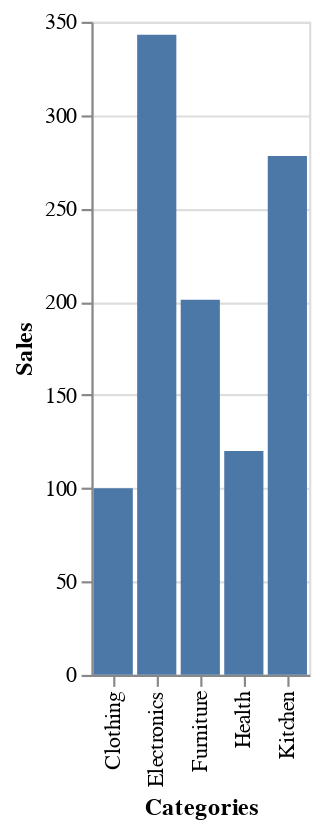

Notebook source saved alongside this figure:
### Code cell
alt.Chart(data).mark_bar().encode(
    x='Categories',
    y='Sales',
)

### Figure 1 — Vega-Lite specification as saved in the notebook (floating-point values rounded to 4 significant figures)
{"config": {"view": {"continuousWidth": 300, "continuousHeight": 300}}, "data": {"name": "data-6a30dbb622943c49d81d242a3cf3469c"}, "mark": {"type": "bar"}, "encoding": {"x": {"field": "Categories", "type": "nominal"}, "y": {"field": "Sales", "type": "quantitative"}}, "$schema": "https://vega.github.io/schema/vega-lite/v5.8.0.json", "datasets": {"data-6a30dbb622943c49d81d242a3cf3469c": [{"Categories": "Clothing", "Sales": 100}, {"Categories": "Electronics", "Sales": 343}, {"Categories": "Furniture", "Sales": 201}, {"Categories": "Health", "Sales": 120}, {"Categories": "Kitchen", "Sales": 278}]}}
